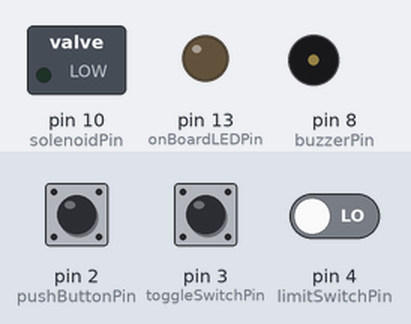
This sketch was run on a simulated Arduino Uno, built with avr-gcc and run on an emulated ATmega328P. Shown: switched loads named in the sketch (green lamp = pin HIGH), output pins drawn as LEDs (lit = HIGH), buzzer (waves = sounding). The inputs (shaded band) are chosen by the test bench; at power-on: pin 3 (toggleSwitchPin) HIGH, pin 4 (limitSwitchPin) LOW, pin 2 (pushButtonPin) LOW.

Above: at 1.2 s.
1.3 s: pin 3 (toggleSwitchPin) pulled LOW for 0.15 s
At 1.7 s:
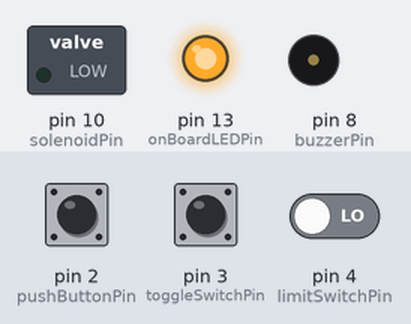
3.3 s: pin 3 (toggleSwitchPin) pulled LOW for 3.2 s
At 8.0 s:
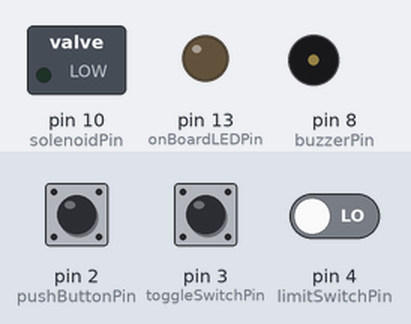
8.3 s: pin 3 (toggleSwitchPin) driven LOW and pin 4 (limitSwitchPin) driven HIGH
At 8.55 s:
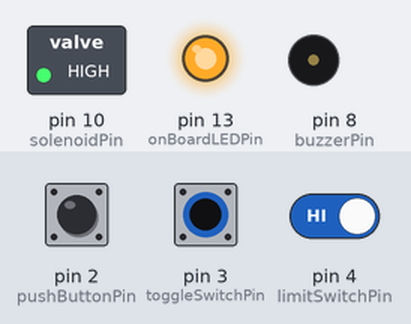
11.3 s: pin 4 (limitSwitchPin) driven LOW
At 11.45 s:
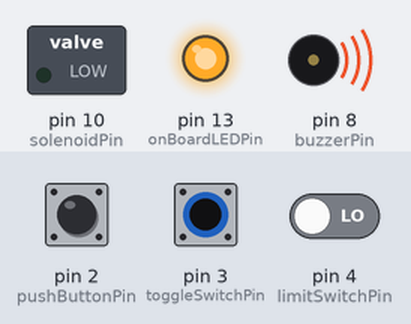
14.3 s: pin 3 (toggleSwitchPin) driven HIGH
At 15.1 s:
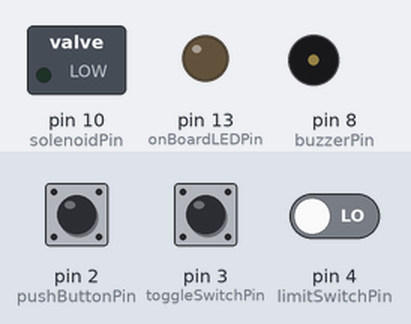
16.0 s: pin 3 (toggleSwitchPin) driven LOW
At 16.3 s:
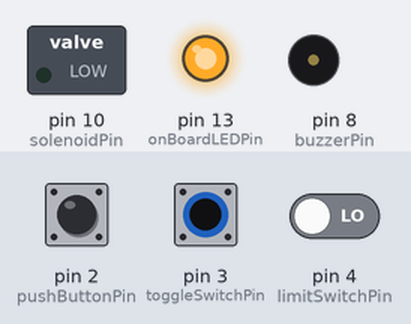
Timing chart, 0 to 18.5 s (numbered marks = the images above; inputs shaded):
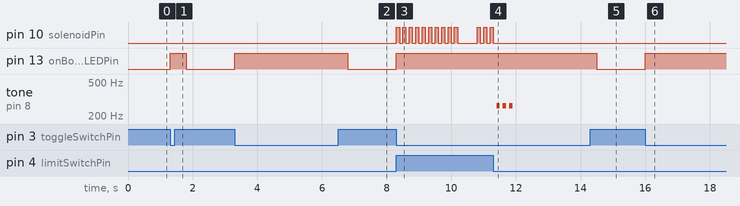

Measured:
- after the input at 1.3 s, pin 13 (onBoardLEDPin): LOW → HIGH at once, → LOW 0.50 s later
- after the input at 3.3 s, pin 13 (onBoardLEDPin): LOW → HIGH at once, → LOW 3.5 s later
- after the input at 8.3 s, pin 10 (solenoidPin): LOW → HIGH at once, → LOW 0.10 s later, → HIGH 0.10 s later, → LOW 0.10 s later, … (25 changes in this stretch); pin 13 (onBoardLEDPin): LOW → HIGH at once
- after the input at 11.3 s, pin 10 (solenoidPin): goes on until 11.3 s, then stays LOW; tone on pin 8 (buzzerPin): alternates 262 Hz for 0.10 s and silent for 0.10 s, 6 changes in all, then stays silent, starting after 0.10 s
- after the input at 14.3 s, pin 13 (onBoardLEDPin): HIGH → LOW after 0.20 s
- after the input at 16.0 s, pin 13 (onBoardLEDPin): LOW → HIGH at once

The sketch:

reverse_sensor.ino
```cpp
#include "pitches.h"

#define pushButtonPin 2
#define toggleSwitchPin 3
#define limitSwitchPin 4
#define buzzerPin 8
#define solenoidPin 10
#define onBoardLEDPin 13

int pushButtonState; //init 1
int toggleSwitchState; //init 1
int limitSwitchState; //init 0

void setup() {
    Serial.begin(9600);
    pinMode(pushButtonPin, INPUT);
    pinMode(toggleSwitchPin, INPUT);
    pinMode(limitSwitchPin, INPUT);
    pinMode(solenoidPin, OUTPUT);
    pinMode(onBoardLEDPin, OUTPUT);
}

void loop() {
    pushButtonState = digitalRead(pushButtonPin);
    toggleSwitchState = digitalRead(toggleSwitchPin);
    limitSwitchState = digitalRead(limitSwitchPin);
    //Serial.println(pushButtonState);
    //Serial.println(toggleSwitchState);
    //Serial.println(limitSwitchState);

    if (!toggleSwitchState){
        digitalWrite(onBoardLEDPin, 1); //on indicator

        if (limitSwitchState && !pushButtonState)
            cut(10);
            delay(500);
    }
    else
       digitalWrite(onBoardLEDPin, 0);
}

void buzz(int melody, int n){
    for (int i=0; i<n; i++){
        tone(buzzerPin, melody, 100);delay(100);
        noTone(buzzerPin);delay(100);
    }
}

void cut(int n){
    for (int i=0; i<n; i++){
        limitSwitchState = digitalRead(limitSwitchPin);
        if (!limitSwitchState){
            buzz(NOTE_C4, 3);
            return;
        }

        digitalWrite(solenoidPin, 1);
        delay(100);
        digitalWrite(solenoidPin, 0);
        delay(100);

    }
}
```

pitches.h
```cpp
/*************************************************
 * Public Constants
 *************************************************/

#define NOTE_B0  31
#define NOTE_C1  33
#define NOTE_CS1 35
#define NOTE_D1  37
#define NOTE_DS1 39
#define NOTE_E1  41
#define NOTE_F1  44
#define NOTE_FS1 46
#define NOTE_G1  49
#define NOTE_GS1 52
#define NOTE_A1  55
#define NOTE_AS1 58
#define NOTE_B1  62
#define NOTE_C2  65
#define NOTE_CS2 69
#define NOTE_D2  73
#define NOTE_DS2 78
#define NOTE_E2  82
#define NOTE_F2  87
#define NOTE_FS2 93
#define NOTE_G2  98
#define NOTE_GS2 104
#define NOTE_A2  110
#define NOTE_AS2 117
#define NOTE_B2  123
#define NOTE_C3  131
#define NOTE_CS3 139
#define NOTE_D3  147
#define NOTE_DS3 156
#define NOTE_E3  165
#define NOTE_F3  175
#define NOTE_FS3 185
#define NOTE_G3  196
#define NOTE_GS3 208
#define NOTE_A3  220
#define NOTE_AS3 233
#define NOTE_B3  247
#define NOTE_C4  262
#define NOTE_CS4 277
#define NOTE_D4  294
#define NOTE_DS4 311
#define NOTE_E4  330
#define NOTE_F4  349
#define NOTE_FS4 370
#define NOTE_G4  392
#define NOTE_GS4 415
#define NOTE_A4  440
#define NOTE_AS4 466
#define NOTE_B4  494
#define NOTE_C5  523
#define NOTE_CS5 554
#define NOTE_D5  587
#define NOTE_DS5 622
#define NOTE_E5  659
#define NOTE_F5  698
#define NOTE_FS5 740
#define NOTE_G5  784
#define NOTE_GS5 831
#define NOTE_A5  880
#define NOTE_AS5 932
#define NOTE_B5  988
#define NOTE_C6  1047
#define NOTE_CS6 1109
#define NOTE_D6  1175
#define NOTE_DS6 1245
#define NOTE_E6  1319
#define NOTE_F6  1397
#define NOTE_FS6 1480
#define NOTE_G6  1568
#define NOTE_GS6 1661
#define NOTE_A6  1760
#define NOTE_AS6 1865
#define NOTE_B6  1976
#define NOTE_C7  2093
#define NOTE_CS7 2217
#define NOTE_D7  2349
#define NOTE_DS7 2489
#define NOTE_E7  2637
#define NOTE_F7  2794
#define NOTE_FS7 2960
#define NOTE_G7  3136
#define NOTE_GS7 3322
#define NOTE_A7  3520
#define NOTE_AS7 3729
#define NOTE_B7  3951
#define NOTE_C8  4186
#define NOTE_CS8 4435
#define NOTE_D8  4699
#define NOTE_DS8 4978
```
